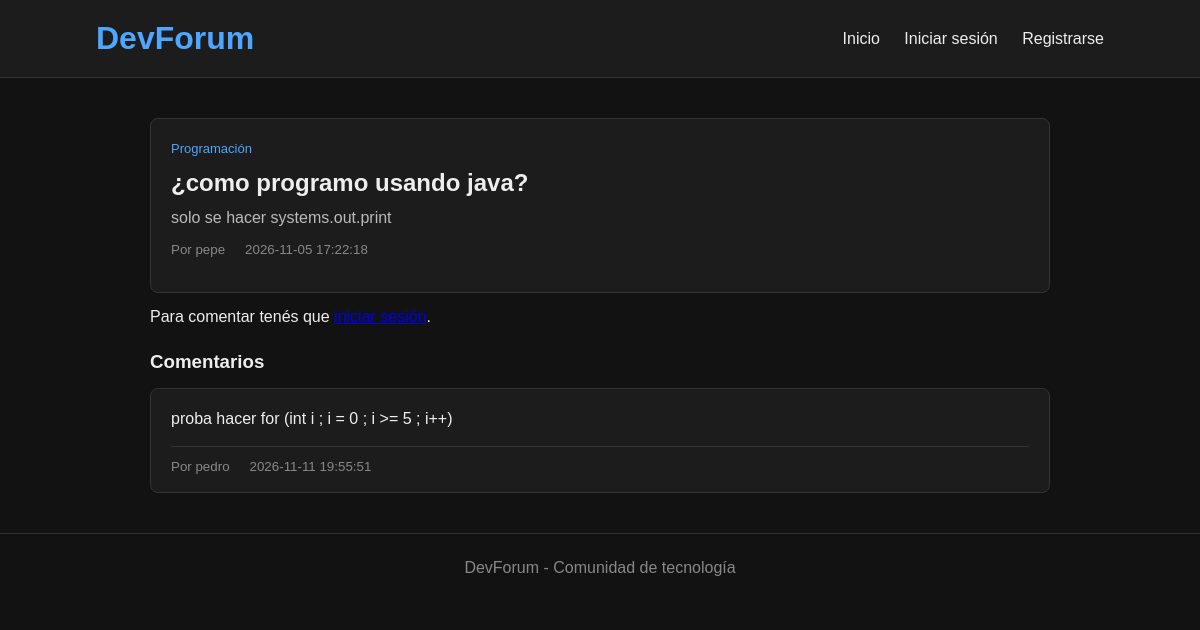
/ver-publicacion.php?id=2, run on the app's committed database.
### tables this page shows
CREATE TABLE `publicaciones` (
  `id_publicacion` int(11) NOT NULL,
  `titulo` varchar(150) NOT NULL,
  `contenido` text NOT NULL,
  `fecha_creacion` datetime NOT NULL,
  `id_usuario` int(11) NOT NULL,
  `id_categoria` int(11) NOT NULL
);

CREATE TABLE `categorias` (
  `id_categoria` int(11) NOT NULL,
  `nombre` varchar(50) NOT NULL
);

CREATE TABLE `usuarios` (
  `id_usuario` int(11) NOT NULL,
  `nombre` varchar(50) NOT NULL,
  `email` varchar(100) NOT NULL,
  `password` varchar(255) NOT NULL,
  `rol` varchar(20) NOT NULL
);

CREATE TABLE `comentarios` (
  `id_comentario` int(11) NOT NULL,
  `contenido` text NOT NULL,
  `fecha_creacion` datetime NOT NULL,
  `id_usuario` int(11) NOT NULL,
  `id_publicacion` int(11) NOT NULL
);

### ver-publicacion.php (the view, shortened to what this page needs)
<?php
require_once 'conn.php';
$id = $_GET['id'] ?? '';
if (!filter_var($id, FILTER_VALIDATE_INT) || $id <= 0) {
    $publicacion = null;
} else {
    $sql = "SELECT
                publicaciones.titulo,
                publicaciones.contenido,
                publicaciones.fecha_creacion,
                usuarios.nombre AS autor,
                categorias.nombre AS categoria
            FROM publicaciones
            INNER JOIN usuarios
                ON publicaciones.id_usuario = usuarios.id_usuario
            INNER JOIN categorias
                ON publicaciones.id_categoria = categorias.id_categoria
            WHERE publicaciones.id_publicacion = ?";
    $stmt = mysqli_prepare($conexion, $sql);
    mysqli_stmt_bind_param($stmt, "i", $id);
    mysqli_stmt_execute($stmt);
    $resultado = mysqli_stmt_get_result($stmt);
    $publicacion = mysqli_fetch_assoc($resultado);
}
$comentarios = null;
if ($publicacion) {
    $sqlComentarios = "SELECT
                            comentarios.contenido,
                            comentarios.fecha_creacion,
                            usuarios.nombre AS autor
                       FROM comentarios
                       INNER JOIN usuarios
                           ON comentarios.id_usuario = usuarios.id_usuario
                       WHERE comentarios.id_publicacion = ?
                       ORDER BY comentarios.fecha_creacion DESC";
    $stmtComentarios = mysqli_prepare($conexion, $sqlComentarios);
    mysqli_stmt_bind_param($stmtComentarios, "i", $id);
    mysqli_stmt_execute($stmtComentarios);
    $comentarios = mysqli_stmt_get_result($stmtComentarios);
}
?>
<?php require_once 'componentes/header.php'; ?>
    <main>
        <?php if ($publicacion): ?>
            <article class="publicacion">
                <span class="categoria">
                    <?php echo htmlspecialchars($publicacion['categoria']); ?>
                </span>
                <h2>
                    <?php echo htmlspecialchars($publicacion['titulo']); ?>
                </h2>
                <p>
                    <?php echo htmlspecialchars($publicacion['contenido']); ?>
                </p>
                <div class="informacion-publicacion">
                    <small>Por <?php echo htmlspecialchars($publicacion['autor']); ?></small>
                    <small><?php echo htmlspecialchars($publicacion['fecha_creacion']); ?></small>
                </div>
            </article>
            <?php if (isset($_SESSION["id_usuario"])): ?>
    <h3>Dejá tu comentario</h3>
   <form method="POST" class="formulario-comentario">
        <textarea name="contenido" placeholder="Escribí tu comentario..." required></textarea>
        <button type="submit">Comentar</button>
    </form>
  <?php else: ?>
    <p>Para comentar tenés que <a href="login.php">iniciar sesión</a>.</p>
    <?php endif; ?>
<h3>Comentarios</h3>
<?php if ($comentarios && mysqli_num_rows($comentarios) > 0): ?>
    <?php while ($comentario = mysqli_fetch_assoc($comentarios)): ?>
        <div class="comentario">
            <p>
                <?php echo htmlspecialchars($comentario['contenido']); ?>
            </p>
            <div class="informacion-publicacion">
                <small>Por <?php echo htmlspecialchars($comentario['autor']); ?></small>
                <small><?php echo htmlspecialchars($comentario['fecha_creacion']); ?></small>
            </div>
        </div>
    <?php endwhile; ?>
<?php else: ?>
    <p>Todavía no hay comentarios.</p>
<?php endif; ?>
        <?php else: ?>
            <p>La publicación no existe.</p>
        <?php endif; ?>
    </main>
   <?php require_once 'componentes/footer.php'; ?>
</body>
</html>

### css/estilos.css (style rules this page uses)
* { margin: 0; padding: 0; box-sizing: border-box; }
body { background-color: #121212; color: #eeeeee; font-family: Arial, sans-serif; }
main { width: 80%; max-width: 900px; margin: 40px auto; }
.publicacion { background-color: #1c1c1c; border: 1px solid #333; border-radius: 8px; padding: 20px; margin-bottom: 15px; }
.categoria { color: #4da6ff; font-size: 13px; }
.publicacion h2 { margin: 12px 0; }
.publicacion p { color: #bbbbbb; margin-bottom: 15px; }
.publicacion small { color: #888888; }
.informacion-publicacion { display: flex; gap: 20px; margin-bottom: 15px; color: #888888; }
main > h3 { margin: 25px 0 15px; color: #eeeeee; }
.comentario { background-color: #1c1c1c; border: 1px solid #333; border-radius: 8px; padding: 18px 20px; margin-bottom: 12px; }
.comentario p { color: #eeeeee; line-height: 1.5; margin-bottom: 15px; overflow-wrap: anywhere; }
.comentario .informacion-publicacion { border-top: 1px solid #333; padding-top: 12px; margin-bottom: 0; }

### data on the page
publicaciones: id_categoria.nombre "Programación", titulo "¿como programo usando java?", contenido "solo se hacer systems.out.print", id_usuario.nombre "pepe", fecha_creacion "2026-11-05 17:22:18"
comentarios: contenido "proba hacer for (int i ; i = 0 ; i >= 5 ; i++)", id_usuario.nombre "pedro", fecha_creacion "2026-11-11 19:55:51"
